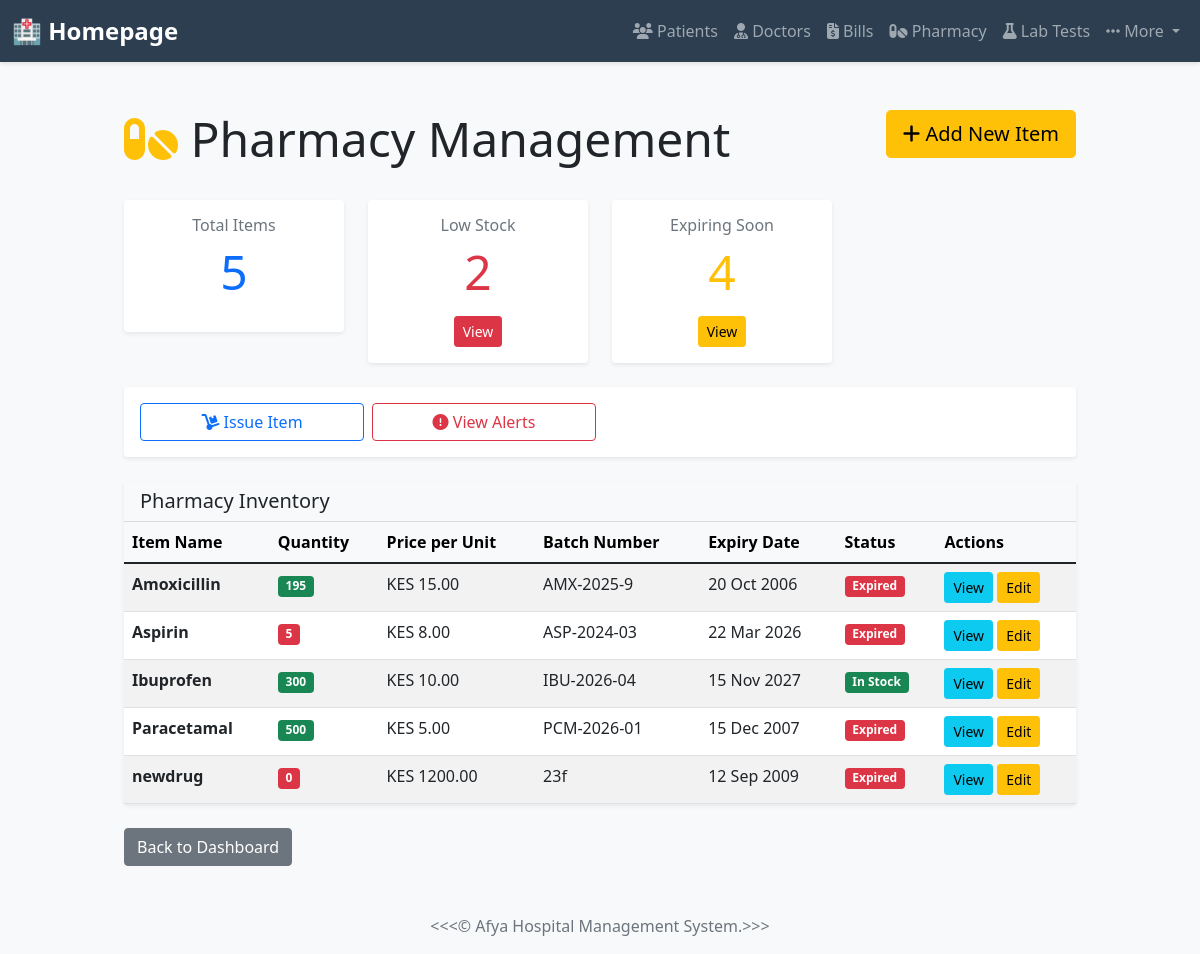
Page /pharmacy-management/ on the committed database.
### myapp/models.py (models this page shows, shortened)
class PharmacyItem(models.Model):
    name = models.CharField(max_length=100, unique=True)
    quantity = models.PositiveIntegerField(help_text="Current stock quantity")
    price = models.DecimalField(max_digits=10, decimal_places=2, help_text="Price per unit")
    expiry_date = models.DateField()
    batch_number = models.CharField(max_length=50, blank=True, null=True)
    date_added = models.DateTimeField(auto_now_add=True)
    updated_at = models.DateTimeField(auto_now=True)
    def is_expired(self):
        return self.expiry_date < timezone.now().date()
    def is_expiring_soon(self):
        return (self.expiry_date - timezone.now().date()).days <= 30 and not self.is_expired()
    class Meta:
        ordering = ['name']

### myapp/views.py (the view)
# urls.py: path('pharmacy-management/', views.pharmacy_management, name='pharmacy_management'),
def pharmacy_management(request):
    pharmacy_items = PharmacyItem.objects.all()
    item_count = pharmacy_items.count()
    low_stock_count = pharmacy_items.filter(quantity__lte=10).count()
    expiring_soon_count = pharmacy_items.filter(expiry_date__lte=date.today() + timedelta(days=30)).count()
    context = {
        'pharmacy_items': pharmacy_items,
        'item_count': item_count,
        'low_stock_count': low_stock_count,
        'expiring_soon_count': expiring_soon_count,
        'title': 'Pharmacy Management',
    }
    return render(request, 'pharmacy_management.html', context)

### myapp/templates/pharmacy_management.html (shortened to what this page needs)
{% extends 'base.html' %}
{% block content %}
<div class="container mt-5">
    <div class="row mb-4">
        <div class="col-md-8">
            <h1 class="display-5">
                <i class="fas fa-pills text-warning"></i> Pharmacy Management
            </h1>
        </div>
        <div class="col-md-4 text-end">
            <a href="{% url 'myapp:add_pharmacy_item' %}" class="btn btn-warning btn-lg">
                <i class="fas fa-plus"></i> Add New Item
            </a>
        </div>
    </div>
    <div class="row g-4 mb-4">
        <div class="col-md-3">
            <div class="card shadow-sm border-primary">
                <div class="card-body text-center">
                    <h6 class="card-title text-muted">Total Items</h6>
                    <p class="display-5 text-primary">{{ item_count }}</p>
                </div>
            </div>
        </div>
        <div class="col-md-3">
            <div class="card shadow-sm border-danger">
                <div class="card-body text-center">
                    <h6 class="card-title text-muted">Low Stock</h6>
                    <p class="display-5 text-danger">{{ low_stock_count }}</p>
                    <a href="{% url 'myapp:pharmacy_alerts' %}" class="btn btn-danger btn-sm">View</a>
                </div>
            </div>
        </div>
        <div class="col-md-3">
            <div class="card shadow-sm border-warning">
                <div class="card-body text-center">
                    <h6 class="card-title text-muted">Expiring Soon</h6>
                    <p class="display-5 text-warning">{{ expiring_soon_count }}</p>
                    <a href="{% url 'myapp:pharmacy_alerts' %}" class="btn btn-warning btn-sm">View</a>
                </div>
            </div>
        </div>
    </div>
    <div class="row mb-4">
        <div class="col-md-12">
            <div class="card shadow-sm">
                <div class="card-body">
                    <div class="row g-2">
                        <div class="col-md-3">
                            <a href="{% url 'myapp:issue_pharmacy_item' %}" class="btn btn-outline-primary w-100">
                                <i class="fas fa-dolly"></i> Issue Item
                            </a>
                        </div>
                        <div class="col-md-3">
                            <a href="{% url 'myapp:pharmacy_alerts' %}" class="btn btn-outline-danger w-100">
                                <i class="fas fa-exclamation-circle"></i> View Alerts
                            </a>
                        </div>
                    </div>
                </div>
            </div>
        </div>
    </div>
    <div class="row">
        <div class="col-md-12">
            <div class="card shadow-sm">
                <div class="card-header bg-light">
                    <h5 class="mb-0">Pharmacy Inventory</h5>
                </div>
                <div class="table-responsive">
                    <table class="table table-hover table-striped mb-0">
                        <thead class="table-light">
                            <tr>
                                <th>Item Name</th>
                                <th>Quantity</th>
                                <th>Price per Unit</th>
                                <th>Batch Number</th>
                                <th>Expiry Date</th>
                                <th>Status</th>
                                <th>Actions</th>
                            </tr>
                        </thead>
                        <tbody>
                            {% for item in pharmacy_items %}
                            <tr>
                                <td><strong>{{ item.name }}</strong></td>
                                <td>
                                    {% if item.quantity <= 10 %}
                                        <span class="badge bg-danger">{{ item.quantity }}</span>
                                    {% elif item.quantity <= 50 %}
                                        <span class="badge bg-warning">{{ item.quantity }}</span>
                                    {% else %}
                                        <span class="badge bg-success">{{ item.quantity }}</span>
                                    {% endif %}
                                </td>
                                <td>KES {{ item.price }}</td>
                                <td>{{ item.batch_number|default:"N/A" }}</td>
                                <td>{{ item.expiry_date|date:"d M Y" }}</td>
                                <td>
                                    {% if item.is_expired %}
                                        <span class="badge bg-danger">Expired</span>
                                    {% elif item.is_expiring_soon %}
                                        <span class="badge bg-warning">Expiring Soon</span>
                                    {% elif item.quantity <= 10 %}
                                        <span class="badge bg-warning">Low Stock</span>
                                    {% else %}
                                        <span class="badge bg-success">In Stock</span>
                                    {% endif %}
                                </td>
                                <td>
                                    <a href="{% url 'myapp:pharmacy_item_detail' item.pk %}" class="btn btn-sm btn-info">View</a>
                                    <a href="{% url 'myapp:update_pharmacy_item' item.pk %}" class="btn btn-sm btn-warning">Edit</a>
                                </td>
                            </tr>
                            {% empty %}
                            <tr>
                                <td colspan="7" class="text-center text-muted py-4">No pharmacy items found</td>
                            </tr>
                            {% endfor %}
                        </tbody>
                    </table>
                </div>
            </div>
        </div>
    </div>
    <div class="row mt-4">
        <div class="col-md-12">
            <a href="{% url 'myapp:homepage' %}" class="btn btn-secondary">Back to Dashboard</a>
        </div>
    </div>
</div>
{% endblock %}

### myapp/templates/base.html (style rules this page uses)
body { background-color: #f8f9fa; font-family: 'Segoe UI', Tahoma, Geneva, Verdana, sans-serif; }
.container { max-width: 1000px; margin-top: 30px; }
.card { box-shadow: 0 2px 8px rgba(0,0,0,0.1); border: none; }

### rows in the picture
PharmacyItem: name "Amoxicillin", quantity "195", price "15.00", batch_number "AMX-2025-9", expiry_date "20 Oct 2006", shows "Expired"
PharmacyItem: name "Aspirin", quantity "5", price "8.00", batch_number "ASP-2024-03", expiry_date "22 Mar 2026", shows "Expired"
PharmacyItem: name "Ibuprofen", quantity "300", price "10.00", batch_number "IBU-2026-04", expiry_date "15 Nov 2027", shows "In Stock"
PharmacyItem: name "Paracetamal", quantity "500", price "5.00", batch_number "PCM-2026-01", expiry_date "15 Dec 2007", shows "Expired"
PharmacyItem: name "newdrug", quantity "0", price "1200.00", batch_number "23f", expiry_date "12 Sep 2009", shows "Expired"

### other values in the picture
{{ item_count }} "5"
{{ low_stock_count }} "2"
{{ expiring_soon_count }} "4"
